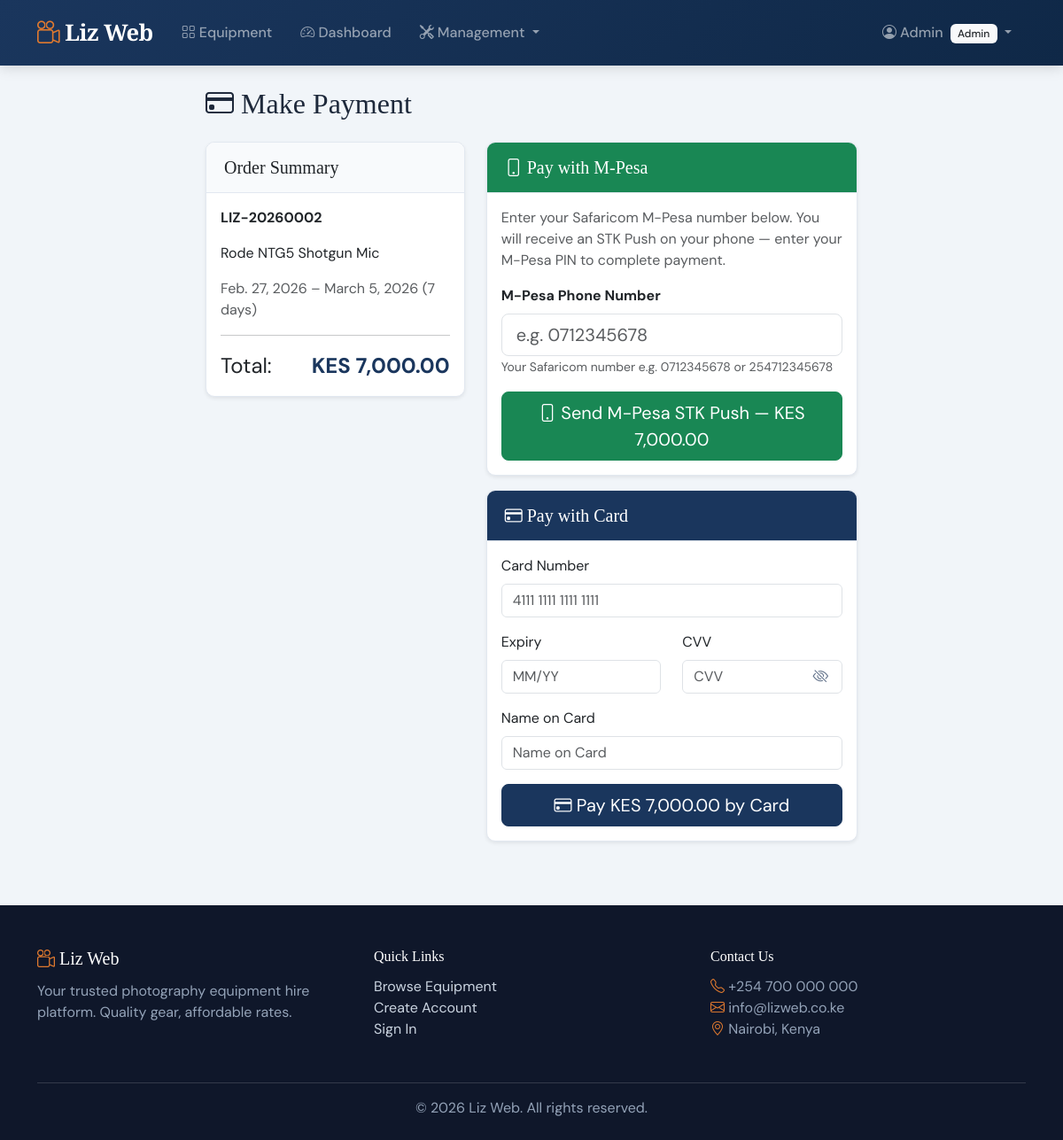
/payments/2/ (signed in), run on the app's committed database.
### accounts/models.py (models this page shows, shortened)
class User(AbstractUser):
    class Role(models.TextChoices):
        ADMIN = 'admin', 'Admin'
        STAFF = 'staff', 'Staff'
        CUSTOMER = 'customer', 'Customer'
    role = models.CharField(
        max_length=10,
        choices=Role.choices,
        default=Role.CUSTOMER,
    )
    phone_number = models.CharField(max_length=15, blank=True)
    id_number = models.CharField(max_length=20, blank=True, verbose_name='ID Number')
    address = models.TextField(blank=True)
    date_joined = models.DateTimeField(auto_now_add=True)
    class Meta:
        ordering = ['-date_joined']

### bookings/models.py (models this page shows, shortened)
class Booking(models.Model):
    class Status(models.TextChoices):
        PENDING = 'pending', 'Pending Payment'
        CONFIRMED = 'confirmed', 'Confirmed'
        ISSUED = 'issued', 'Equipment Issued'
        RETURNED = 'returned', 'Returned'
        OVERDUE = 'overdue', 'Overdue'
        CANCELLED = 'cancelled', 'Cancelled'
    booking_number = models.CharField(max_length=20, unique=True, editable=False)
    customer = models.ForeignKey(settings.AUTH_USER_MODEL, on_delete=models.CASCADE, related_name='bookings')
    equipment = models.ForeignKey(Equipment, on_delete=models.CASCADE, related_name='bookings')
    start_date = models.DateField()
    end_date = models.DateField()
    status = models.CharField(max_length=15, choices=Status.choices, default=Status.PENDING)
    total_amount = models.DecimalField(max_digits=12, decimal_places=2, default=0)
    notes = models.TextField(blank=True)
    issued_by = models.ForeignKey(
        settings.AUTH_USER_MODEL, on_delete=models.SET_NULL,
        null=True, blank=True, related_name='issued_bookings'
    )
    issued_at = models.DateTimeField(null=True, blank=True)
    returned_at = models.DateTimeField(null=True, blank=True)
    returned_to = models.ForeignKey(
        settings.AUTH_USER_MODEL, on_delete=models.SET_NULL,
        null=True, blank=True, related_name='received_returns'
    )
    late_fee = models.DecimalField(max_digits=10, decimal_places=2, default=0)
    damage_fee = models.DecimalField(max_digits=10, decimal_places=2, default=0)
    damage_notes = models.TextField(blank=True)
    created_at = models.DateTimeField(auto_now_add=True)
    updated_at = models.DateTimeField(auto_now=True)
    class Meta:
        ordering = ['-created_at']
    @property
    def hire_days(self):
        return (self.end_date - self.start_date).days + 1

### equipment/models.py (models this page shows, shortened)
class Equipment(models.Model):
    class Status(models.TextChoices):
        AVAILABLE = 'available', 'Available'
        HIRED = 'hired', 'Hired Out'
        MAINTENANCE = 'maintenance', 'Under Maintenance'
        RESERVED = 'reserved', 'Reserved'
    category = models.ForeignKey(Category, on_delete=models.CASCADE)
    name = models.CharField(max_length=200)
    description = models.TextField()
    brand = models.CharField(max_length=100, blank=True)
    model_number = models.CharField(max_length=100, blank=True)
    serial_number = models.CharField(max_length=100, unique=True)
    daily_rate = models.DecimalField(max_digits=10, decimal_places=2, help_text='Daily hire rate in KES')
    replacement_value = models.DecimalField(max_digits=12, decimal_places=2, help_text='Value for damage assessment')
    status = models.CharField(max_length=15, choices=Status.choices, default=Status.AVAILABLE)
    image = models.ImageField(upload_to='equipment/', blank=True, null=True)
    image_url = models.URLField(max_length=500, blank=True, help_text='External image URL (used if no uploaded image)')
    condition_notes = models.TextField(blank=True)
    is_active = models.BooleanField(default=True)
    created_at = models.DateTimeField(auto_now_add=True)
    updated_at = models.DateTimeField(auto_now=True)
    class Meta:
        verbose_name_plural = 'Equipment'
        ordering = ['category', 'name']

### payments/views.py (the view)
# urls.py: path('<int:pk>/', views.payment_page, name='booking_payment'),
@login_required
def payment_page(request, pk):
    booking = get_object_or_404(Booking, pk=pk, status='pending')
    if request.user.role == 'customer' and booking.customer != request.user:
        messages.error(request, 'Access denied.')
        return redirect('dashboard')
    card_form = CardPaymentForm()
    return render(request, 'payments/payment_page.html', {
        'booking': booking,
        'card_form': card_form,
    })

### payments/forms.py
class CardPaymentForm(forms.Form):
    card_number = forms.CharField(
        max_length=19,
        widget=forms.TextInput(attrs={
            'class': 'form-control',
            'placeholder': '4111 1111 1111 1111',
        })
    )
    expiry = forms.CharField(
        max_length=5,
        widget=forms.TextInput(attrs={
            'class': 'form-control',
            'placeholder': 'MM/YY',
        })
    )
    cvv = forms.CharField(
        max_length=4,
        widget=forms.PasswordInput(attrs={
            'class': 'form-control',
            'placeholder': 'CVV',
        })
    )
    card_name = forms.CharField(
        max_length=100,
        widget=forms.TextInput(attrs={
            'class': 'form-control',
            'placeholder': 'Name on Card',
        })
    )

### accounts/templatetags/role_tags.py (called while the page is built)
@register.filter
def has_role(user, role):
    if not user.is_authenticated:
        return False
    return user.role == role

@register.filter
def is_staff_or_admin(user):
    if not user.is_authenticated:
        return False
    return user.role in ('staff', 'admin')

### templates/payments/payment_page.html (shortened to what this page needs)
{% extends 'base.html' %}
{% load humanize %}
{% block content %}
<div class="row justify-content-center">
    <div class="col-md-8">
        <h2 class="mb-4"><i class="bi bi-credit-card"></i> Make Payment</h2>
        <div class="row g-4">
            <div class="col-md-5">
                <div class="card shadow-sm">
                    <div class="card-header"><h5 class="mb-0">Order Summary</h5></div>
                    <div class="card-body">
                        <p><strong>{{ booking.booking_number }}</strong></p>
                        <p>{{ booking.equipment.name }}</p>
                        <p class="text-muted">{{ booking.start_date }} – {{ booking.end_date }} ({{ booking.hire_days }} days)</p>
                        <hr>
                        <div class="d-flex justify-content-between fs-4">
                            <span>Total:</span>
                            <span class="fw-bold text-primary">KES {{ booking.total_amount|intcomma }}</span>
                        </div>
                    </div>
                </div>
            </div>
            <div class="col-md-7">
                <div class="card shadow-sm mb-3" id="mpesa-section">
                    <div class="card-header bg-success text-white">
                        <h5 class="mb-0"><i class="bi bi-phone"></i> Pay with M-Pesa</h5>
                    </div>
                    <div class="card-body">
                        <div id="mpesa-form-step">
                            <p class="text-muted">Enter your Safaricom M-Pesa number below. You will receive an STK Push on your phone — enter your M-Pesa PIN to complete payment.</p>
                            <div class="mb-3">
                                <label class="form-label fw-bold">M-Pesa Phone Number</label>
                                <input type="tel" id="mpesa_phone" class="form-control form-control-lg"
                                       value=""
                                       placeholder="e.g. 0712345678"
                                       maxlength="13"
                                       autocomplete="tel">
                                <small class="text-muted">Your Safaricom number e.g. 0712345678 or 254712345678</small>
                            </div>
                            <button type="button" class="btn btn-success w-100 btn-lg" id="mpesaPayBtn"
                                    onclick="initiateStkPush()">
                                <i class="bi bi-phone"></i> Send M-Pesa STK Push — KES {{ booking.total_amount|intcomma }}
                            </button>
                        </div>
                    </div>
                </div>
                <div class="card shadow-sm">
                    <div class="card-header bg-primary text-white">
                        <h5 class="mb-0"><i class="bi bi-credit-card"></i> Pay with Card</h5>
                    </div>
                    <div class="card-body">
                        <form method="post" action="{% url 'process_card' booking.pk %}">
                            <div class="mb-3">
                                <label class="form-label">Card Number</label>
                                {{ card_form.card_number }}
                            </div>
                            <div class="row">
                                <div class="col-6 mb-3">
                                    <label class="form-label">Expiry</label>
                                    {{ card_form.expiry }}
                                </div>
                                <div class="col-6 mb-3">
                                    <label class="form-label">CVV</label>
                                    {{ card_form.cvv }}
                                </div>
                            </div>
                            <div class="mb-3">
                                <label class="form-label">Name on Card</label>
                                {{ card_form.card_name }}
                            </div>
                            <button type="submit" class="btn btn-primary w-100 btn-lg">
                                <i class="bi bi-credit-card"></i> Pay KES {{ booking.total_amount|intcomma }} by Card
                            </button>
                        </form>
                    </div>
                </div>
            </div>
        </div>
    </div>
</div>
{% endblock %}

### templates/base.html (shortened to what this page needs)
{% load static %}
{% load role_tags %}
<!DOCTYPE html>
<html lang="en">
<head>
    <link href="https://cdn.jsdelivr.net/npm/bootstrap@5.3.3/dist/css/bootstrap.min.css" rel="stylesheet">
    <link href="https://cdn.jsdelivr.net/npm/bootstrap-icons@1.11.3/font/bootstrap-icons.min.css" rel="stylesheet">
    <link rel="stylesheet" href="{% static 'css/style.css' %}">
</head>
<body>
    <nav class="navbar navbar-expand-lg navbar-dark liz-navbar sticky-top">
        <div class="container">
            <a class="navbar-brand liz-brand" href="{% url 'home' %}">
                <i class="bi bi-camera-reels"></i> Liz Web
            </a>
            <div class="collapse navbar-collapse" id="navContent">
                <ul class="navbar-nav me-auto">
                    <li class="nav-item">
                        <a class="nav-link" href="{% url 'equipment_list' %}"><i class="bi bi-grid"></i> Equipment</a>
                    </li>
                    {% if user.is_authenticated %}
                        <li class="nav-item">
                            <a class="nav-link" href="{% url 'dashboard' %}"><i class="bi bi-speedometer2"></i> Dashboard</a>
                        </li>
                        {% if user|is_staff_or_admin %}
                        <li class="nav-item dropdown">
                            <a class="nav-link dropdown-toggle" href="#" data-bs-toggle="dropdown">
                                <i class="bi bi-tools"></i> Management
                            </a>
                        </li>
                        {% endif %}
                    {% endif %}
                </ul>
                <ul class="navbar-nav">
                    {% if user.is_authenticated %}
                    <li class="nav-item dropdown">
                        <a class="nav-link dropdown-toggle" href="#" data-bs-toggle="dropdown">
                            <i class="bi bi-person-circle"></i> {{ user.first_name|default:user.username }}
                            <span class="badge bg-light text-dark ms-1">{{ user.get_role_display }}</span>
                        </a>
                    </li>
                    {% else %}
                    <li class="nav-item"><a class="nav-link" href="{% url 'login' %}"><i class="bi bi-box-arrow-in-right"></i> Login</a></li>
                    <li class="nav-item"><a class="btn btn-outline-light btn-sm ms-2 mt-1" href="{% url 'register' %}">Sign Up</a></li>
                    {% endif %}
                </ul>
            </div>
        </div>
    </nav>
    <main class="{% block main_class %}container py-4{% endblock %}">
        {% block content %}{% endblock %}
    </main>
    <footer class="liz-footer mt-5">
        <div class="container">
            <div class="row">
                <div class="col-md-4 mb-3">
                    <h5><i class="bi bi-camera-reels"></i> Liz Web</h5>
                    <p>Your trusted photography equipment hire platform. Quality gear, affordable rates.</p>
                </div>
                <div class="col-md-4 mb-3">
                    <h6>Quick Links</h6>
                    <ul class="list-unstyled">
                        <li><a href="{% url 'equipment_list' %}">Browse Equipment</a></li>
                        <li><a href="{% url 'register' %}">Create Account</a></li>
                        <li><a href="{% url 'login' %}">Sign In</a></li>
                    </ul>
                </div>
                <div class="col-md-4 mb-3">
                    <h6>Contact Us</h6>
                    <p>
                        <i class="bi bi-telephone"></i> +254 700 000 000<br>
                        <i class="bi bi-envelope"></i> info@lizweb.co.ke<br>
                        <i class="bi bi-geo-alt"></i> Nairobi, Kenya
                    </p>
                </div>
            </div>
            <hr>
            <p class="text-center mb-0">&copy; 2026 Liz Web. All rights reserved.</p>
        </div>
    </footer>
</body>
</html>

### static/css/style.css (style rules this page uses)
:root { --liz-primary: #1a365d; --liz-secondary: #2d6a4f; --liz-accent: #e07a2f; --liz-dark: #0f172a; --liz-light: #f8fafc; --liz-border: #e2e8f0; }
body { font-family: 'DM Sans', sans-serif; background-color: #f1f5f9; color: #1e293b; }
h1, h2, h3, h4, h5, h6, .hero-title, .liz-brand, .section-title { font-family: 'Playfair Display', serif; }
.liz-navbar { background: linear-gradient(135deg, var(--liz-primary) 0%, #0f2847 100%); padding: 0.8rem 0; box-shadow: 0 2px 15px rgba(0,0,0,0.15); }
.liz-brand { font-size: 1.6rem; font-weight: 700; letter-spacing: -0.5px; }
.liz-brand i { color: var(--liz-accent); }
.navbar-nav .nav-link { font-weight: 500; padding: 0.5rem 1rem !important; transition: color 0.2s; }
.card { border: 1px solid var(--liz-border); border-radius: 10px; overflow: hidden; }
.card-header { background-color: #f8fafc; border-bottom: 1px solid var(--liz-border); padding: 1rem 1.25rem; }
.btn-primary { background-color: var(--liz-primary); border-color: var(--liz-primary); }
.text-primary { color: var(--liz-primary) !important; }
.bg-primary { background-color: var(--liz-primary) !important; }
.badge { font-weight: 500; padding: 0.4em 0.7em; }
.liz-footer { background-color: var(--liz-dark); color: #cbd5e1; padding: 3rem 0 1.5rem; }
.liz-footer h5, .liz-footer h6 { color: #ffffff; margin-bottom: 0.8rem; }
.liz-footer .text-muted, .liz-footer p, .liz-footer li { color: #94a3b8 !important; }
.liz-footer a { color: #cbd5e1; text-decoration: none; transition: color 0.2s; }
.liz-footer hr { border-color: rgba(255, 255, 255, 0.15); opacity: 1; }
.liz-footer i { color: var(--liz-accent); }
.password-wrapper .form-control { padding-right: 45px; }

### data on the page
User: first_name "Admin", role "Admin"
Booking: booking_number "LIZ-20260002", equipment.name "Rode NTG5 Shotgun Mic", start_date "Feb. 27, 2026", end_date "March 5, 2026", hire_days "7", total_amount "7,000.00"
